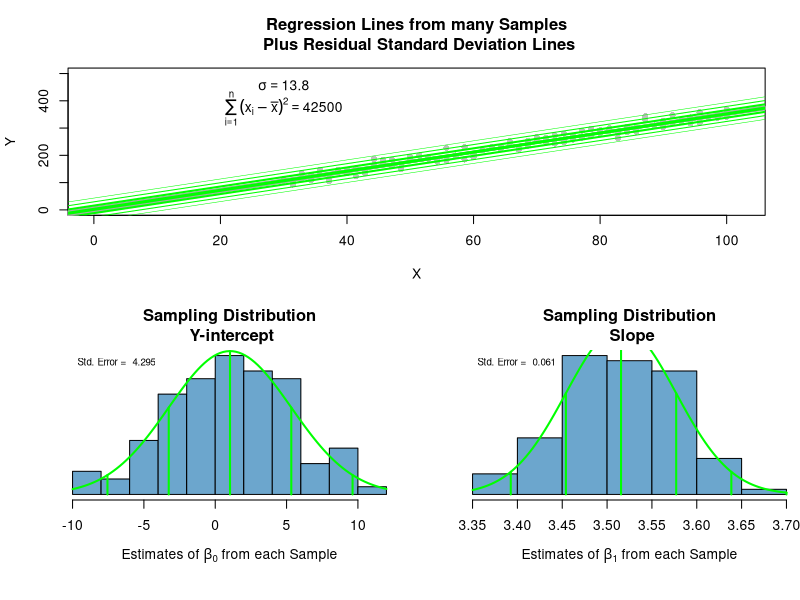

R code for this plot:
## ---- chunk 1
## Simulation to Show relationship between Standard Errors

##-----------------------------------------------
## Edit anything in this area... 

n <- 100 #sample size (choose a decent size sample)
# spread of x (choose a decent spread)
Xstart <- 30 #lower-bound for x-axis 
Xstop <- 100 #upper-bound for x-axis

beta_0 <- 2 #choice of true y-intercept
beta_1 <- 3.5 #choice of true slope
sigma <- 13.8 #choice of st. deviation of error terms (choose a relatively small sigma)

## End of Editable area.
##-----------------------------------------------
## ---- chunk 2
X <- rep(seq(Xstart,Xstop, length.out=n/2), each=2) #Create X - this way most insight for least data 
N <- 100 #number of times to pull a random sample (for the assignment it's 3)

# notice using b0, b1 because it's not the law, not beta
storage_b0 <- storage_b1 <- rep(NA, N)
storage_X <- storage_Y <- rep(NA, N)
for (i in 1:N){
  Y <- beta_0 + beta_1*X + rnorm(n, 0, sigma) #Sample Y from true model
  mylm <- lm(Y ~ X)
  storage_b0[i] <- coef(mylm)[1]
  storage_b1[i] <- coef(mylm)[2]
  storage_X <- X
  storage_Y <- Y
}

storage_X
storage_Y

# only works if you're using base r
layout(matrix(c(1,1,2,3), 2, 2, byrow = TRUE), widths=c(2,2), heights=c(3,3))

Ystart <- 0 #min(0,min(Y)) 
Ystop <- 500 #max(max(Y), 0)
Yrange <- Ystop - Ystart
# need plot and histograms, the rest is extra
plot(Y ~ X, xlim=c(min(0,Xstart-2), max(0,Xstop+2)), 
     ylim=c(Ystart, Ystop), pch=16, col="gray",
     main="Regression Lines from many Samples\n Plus Residual Standard Deviation Lines")
text(Xstart, Ystop, bquote(sigma == .(sigma)), pos=1)
text(Xstart, Ystop-.1*Yrange, bquote(sum ((x[i]-bar(x))^2, i==1, n) == .(var(X)*(n-1))), pos=1)


for (i in 1:N){
  abline(storage_b0[i], storage_b1[i], col="darkgray")  
}
abline(beta_0, beta_1, col="green", lwd=3)
abline(beta_0+sigma, beta_1, col="green", lwd=2)
abline(beta_0-sigma, beta_1, col="green", lwd=2)
abline(beta_0+2*sigma, beta_1, col="green", lwd=1)
abline(beta_0-2*sigma, beta_1, col="green", lwd=1)
abline(beta_0+3*sigma, beta_1, col="green", lwd=.5)
abline(beta_0-3*sigma, beta_1, col="green", lwd=.5)

par(mai=c(1,.6,.5,.01))

  addnorm <- function(m,s, col="firebrick"){
    curve(dnorm(x, m, s), add=TRUE, col=col, lwd=2)
    lines(c(m,m), c(0, dnorm(m,m,s)), lwd=2, col=col)
    lines(rep(m-s,2), c(0, dnorm(m-s, m, s)), lwd=2, col=col)
    lines(rep(m-2*s,2), c(0, dnorm(m-2*s, m, s)), lwd=2, col=col)
    lines(rep(m-3*s,2), c(0, dnorm(m-3*s, m, s)), lwd=2, col=col)
    lines(rep(m+s,2), c(0, dnorm(m+s, m, s)), lwd=2, col=col)
    lines(rep(m+2*s,2), c(0, dnorm(m+2*s, m, s)), lwd=2, col=col)
    lines(rep(m+3*s,2), c(0, dnorm(m+3*s, m, s)), lwd=2, col=col)
    legend("topleft", legend=paste("Std. Error = ", round(s,3)), cex=0.7, bty="n")
  }
# All you really need is a histogram in storage
  h0 <- hist(storage_b0, 
             col="skyblue3", 
             main="Sampling Distribution\n Y-intercept",
             xlab=expression(paste("Estimates of ", beta[0], " from each Sample")),
             freq=FALSE, yaxt='n', ylab="")
  m0 <- mean(storage_b0)
  s0 <- sd(storage_b0)
  addnorm(m0,s0, col="green")
  
  h1 <- hist(storage_b1, 
             col="skyblue3", 
             main="Sampling Distribution\n Slope",
             xlab=expression(paste("Estimates of ", beta[1], " from each Sample")),
             freq=FALSE, yaxt='n', ylab="")
  m1 <- mean(storage_b1)
  s1 <- sd(storage_b1)
  addnorm(m1,s1, col="green")

# y-intercept distribution tells us the highest and lowest and most imp where we usually land on yaxis

cars.lm <- lm(dist ~ speed, data=cars)
summary(cars.lm)
confint(mylm)
